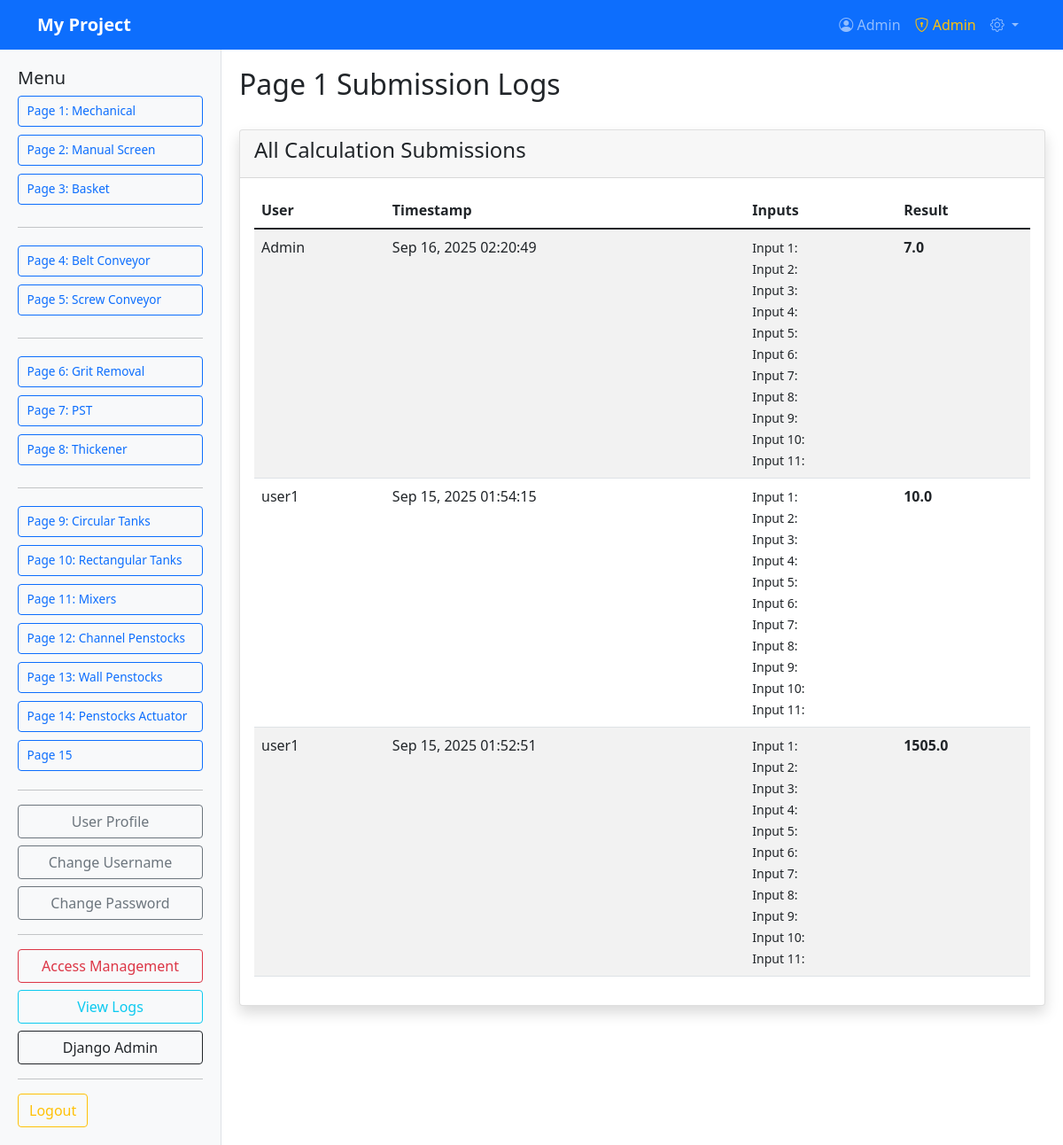
/machines/logs/ (signed in), run on the app's committed database.
### aMachines/models.py (models this page shows, shortened)
class Page1Log(models.Model):
    user = models.ForeignKey(User, on_delete=models.CASCADE)
    timestamp = models.DateTimeField(auto_now_add=True)
    input1 = models.CharField(max_length=100)
    input2 = models.CharField(max_length=100)
    input3 = models.CharField(max_length=100)
    input4 = models.CharField(max_length=100)
    input5 = models.CharField(max_length=100)
    input6 = models.CharField(max_length=100)
    input7 = models.CharField(max_length=100)
    input8 = models.CharField(max_length=100)
    input9 = models.CharField(max_length=100)
    input10 = models.CharField(max_length=100)
    result = models.FloatField()

### aMachines/views.py (the view)
# urls.py: path('logs/', views.view_logs, name='view_logs'),
@login_required
@user_passes_test(lambda u: u.is_superuser)
def view_logs(request):
    logs = Page1Log.objects.select_related('user').all().order_by('-timestamp')
    return render(request, 'aMachines/view_logs.html', {'logs': logs})

### aMachines/templates/aMachines/view_logs.html (shortened to what this page needs)
{% extends 'base.html' %}
{% block content %}
<h2>Page 1 Submission Logs</h2>
<div class="card">
    <div class="card-header">
        <h4>All Calculation Submissions</h4>
    </div>
    <div class="card-body">
        <div class="table-responsive">
            <table class="table table-striped">
                <thead>
                    <tr>
                        <th>User</th>
                        <th>Timestamp</th>
                        <th>Inputs</th>
                        <th>Result</th>
                    </tr>
                </thead>
                <tbody>
                    {% for log in logs %}
                    <tr>
                        <td>{{ log.user.username }}</td>
                        <td>{{ log.timestamp|date:"M d, Y H:i:s" }}</td>
                        <td>
                            <small>
                                {% for i in "12345678910" %}
                                Input {{ forloop.counter }}: {{ log.input|slice:forloop.counter0|first }}<br>
                                {% endfor %}
                            </small>
                        </td>
                        <td><strong>{{ log.result }}</strong></td>
                    </tr>
                    {% empty %}
                    <tr>
                        <td colspan="4" class="text-center">No logs found.</td>
                    </tr>
                    {% endfor %}
                </tbody>
            </table>
        </div>
    </div>
</div>
{% endblock %}

### templates/base.html (shortened to what this page needs)
<!DOCTYPE html>
<html lang="en">
<head>
    <link href="https://cdn.jsdelivr.net/npm/bootstrap@5.1.3/dist/css/bootstrap.min.css" rel="stylesheet">
</head>
<body>
    <nav class="navbar navbar-expand-lg navbar-dark bg-primary">
        <div class="container">
            <a class="navbar-brand" href="{% url 'profile' %}">My Project</a>
            <div class="collapse navbar-collapse" id="navbarNav">
                <ul class="navbar-nav ms-auto">
                    {% if user.is_authenticated %}
                        <li class="nav-item">
                            <a class="nav-link" href="{% url 'profile' %}">
                                <i class="bi bi-person-circle"></i> {{ user.username }}
                            </a>
                        </li>
                        {% if user.is_superuser %}
                        <li class="nav-item">
                            <a class="nav-link text-warning" href="{% url 'authorization' %}">
                                <i class="bi bi-shield-lock"></i> Admin
                            </a>
                        </li>
                        {% endif %}
                        <li class="nav-item dropdown">
                            <a class="nav-link dropdown-toggle" href="#" id="userDropdown" role="button" data-bs-toggle="dropdown">
                                <i class="bi bi-gear"></i>
                            </a>
                        </li>
                    {% endif %}
                </ul>
            </div>
        </div>
    </nav>
    <div class="main-content">
        {% if user.is_authenticated %}
        <div class="sidebar">
            <div class="sidebar-sticky">
                <h5> Menu </h5>
                <div class="d-grid gap-1">
                    {% if user_perms.can_access_page1 or user.is_superuser %}
                    <a href="{% url 'page1' %}" class="btn btn-outline-primary page-btn">Page 1: Mechanical</a>
                    {% endif %}
                    {% if user_perms.can_access_page2 or user.is_superuser %}
                    <a href="{% url 'page2' %}" class="btn btn-outline-primary page-btn">Page 2: Manual Screen</a>
                    {% endif %}
                    {% if user_perms.can_access_page3 or user.is_superuser %}
                    <a href="{% url 'page3' %}" class="btn btn-outline-primary page-btn">Page 3: Basket</a>
                    {% endif %}
                    <hr>
                    {% if user_perms.can_access_page4 or user.is_superuser %}
                    <a href="{% url 'page4' %}" class="btn btn-outline-primary page-btn">Page 4: Belt Conveyor</a>
                    {% endif %}
                    {% if user_perms.can_access_page5 or user.is_superuser %}
                    <a href="{% url 'page5' %}" class="btn btn-outline-primary page-btn">Page 5: Screw Conveyor</a>
                    {% endif %}
                    <hr>
                    {% if user_perms.can_access_page6 or user.is_superuser %}
                    <a href="{% url 'page6' %}" class="btn btn-outline-primary page-btn">Page 6: Grit Removal</a>
                    {% endif %}
                    {% if user_perms.can_access_page7 or user.is_superuser %}
                    <a href="{% url 'page7' %}" class="btn btn-outline-primary page-btn">Page 7: PST</a>
                    {% endif %}
                    {% if user_perms.can_access_page8 or user.is_superuser %}
                    <a href="{% url 'page8' %}" class="btn btn-outline-primary page-btn">Page 8: Thickener</a>
                    {% endif %}
                    <hr>
                    {% if user_perms.can_access_page9 or user.is_superuser %}
                    <a href="{% url 'page9' %}" class="btn btn-outline-primary page-btn">Page 9: Circular Tanks</a>
                    {% endif %}
                    {% if user_perms.can_access_page10 or user.is_superuser %}
                    <a href="{% url 'page10' %}" class="btn btn-outline-primary page-btn">Page 10: Rectangular Tanks</a>
                    {% endif %}
                    {% if user_perms.can_access_page11 or user.is_superuser %}
                    <a href="{% url 'page11' %}" class="btn btn-outline-primary page-btn">Page 11: Mixers</a>
                    {% endif %}
                    {% if user_perms.can_access_page12 or user.is_superuser %}
                    <a href="{% url 'page12' %}" class="btn btn-outline-primary page-btn">Page 12: Channel Penstocks</a>
                    {% endif %}
                    {% if user_perms.can_access_page13 or user.is_superuser %}
                    <a href="{% url 'page13' %}" class="btn btn-outline-primary page-btn">Page 13: Wall Penstocks</a>
                    {% endif %}
                    {% if user_perms.can_access_page14 or user.is_superuser %}
                    <a href="{% url 'page14' %}" class="btn btn-outline-primary page-btn">Page 14: Penstocks Actuator</a>
                    {% endif %}
                    {% if user_perms.can_access_page15 or user.is_superuser %}
                    <a href="{% url 'page15' %}" class="btn btn-outline-primary page-btn">Page 15</a>
                    {% endif %}
                </div>
                <hr>
                <div class="d-grid gap-2">
                    <a href="{% url 'profile' %}" class="btn btn-outline-secondary">User Profile</a>
                    <a href="{% url 'change_username' %}" class="btn btn-outline-secondary">Change Username</a>
                    <a href="{% url 'change_password' %}" class="btn btn-outline-secondary">Change Password</a>
                </div>
                {% if user.is_superuser %}
                <hr>
                <div class="d-grid gap-2">
                    <a href="{% url 'authorization' %}" class="btn btn-outline-danger">Access Management</a>
                    <a href="{% url 'view_logs' %}" class="btn btn-outline-info">View Logs</a>
                    <a href="/admin/" class="btn btn-outline-dark">Django Admin</a>
                </div>
                {% endif %}
                <hr>
                <div class="d-grid gap-2">
                    <form method="post" action="{% url 'logout' %}">
                        <button type="submit" class="btn btn-outline-warning">Logout</button>
                    </form>
                </div>
            </div>
        </div>
        {% endif %}
        <div class="content-area">
            {% block content %}
            {% endblock %}
        </div>
    </div>
    <link rel="stylesheet" href="https://cdn.jsdelivr.net/npm/bootstrap-icons@1.8.0/font/bootstrap-icons.css">
</body>
</html>

### templates/base.html (style rules this page uses)
.card { margin-top: 2rem; box-shadow: 0 0.5rem 1rem rgba(0, 0, 0, 0.15); }
.navbar-brand { font-weight: bold; }
.main-content { display: flex; min-height: calc(100vh - 76px); }
.sidebar { width: 250px; background-color: #f8f9fa; border-right: 1px solid #dee2e6; padding: 20px; }
.content-area { flex: 1; padding: 20px; }
.sidebar-sticky { position: sticky; top: 20px; }
.page-btn { font-size: 0.85rem; padding: 0.4rem 0.6rem; margin-bottom: 0.3rem; text-align: left; }

### data on the page
Page1Log: user.username "Admin", timestamp "Sep 16, 2025 02:20:49", result "7.0"
Page1Log: user.username "user1", timestamp "Sep 15, 2025 01:54:15", result "10.0"
Page1Log: user.username "user1", timestamp "Sep 15, 2025 01:52:51", result "1505.0"

### other printed values
{{ user.username }} "Admin"
